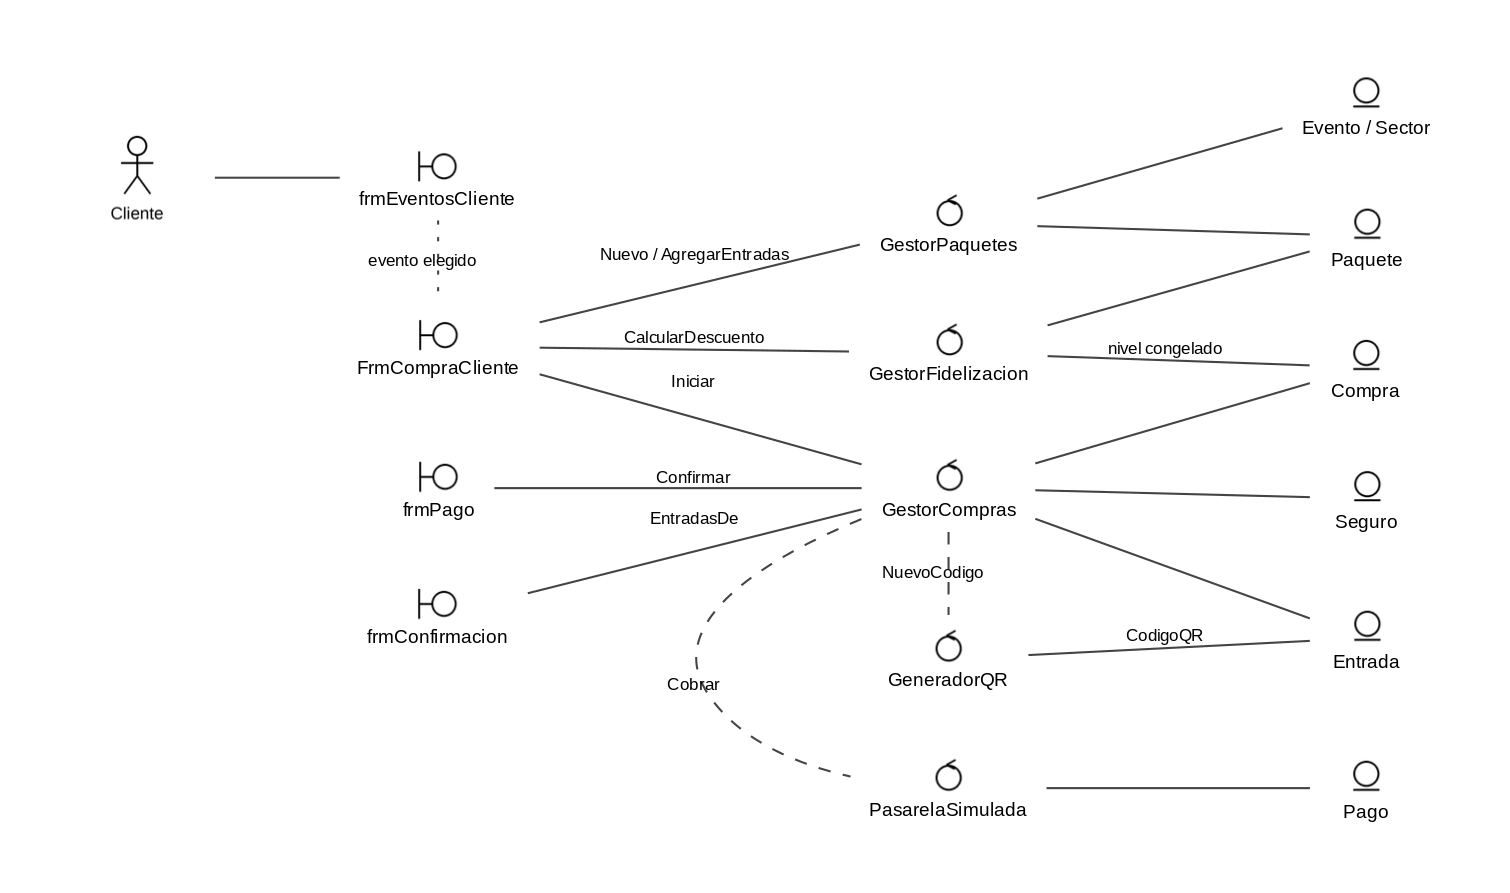

Python code for this plot:
# (f) Diagrama de robustez (ICONIX) de CU-01 - clases reales
import subprocess

def ico(archivo, texto):
    return (f'<<TABLE BORDER="0" CELLBORDER="0" CELLSPACING="0" CELLPADDING="1">'
            f'<TR><TD><IMG SRC="{archivo}"/></TD></TR>'
            f'<TR><TD><FONT POINT-SIZE="9">{texto}</FONT></TD></TR></TABLE>>')

B = lambda t: ico("ic_boundary.png", t)
C = lambda t: ico("ic_control.png", t)
E = lambda t: ico("ic_entity.png", t)

g = f'''
digraph ROB {{
  rankdir=LR; bgcolor=white; nodesep=0.28; ranksep=0.80; pad=0.4; splines=true;
  node [shape=plaintext, fontname="Liberation Sans", fontsize=9];
  edge [fontname="Liberation Sans", fontsize=8, color="#444444", arrowhead=none];

  cli [shape=none, label="", image="ac_cliente.png"];

  b1 [label={B("frmEventosCliente")}];
  b2 [label={B("FrmCompraCliente")}];
  b3 [label={B("frmPago")}];
  b4 [label={B("frmConfirmacion")}];

  c1 [label={C("GestorPaquetes")}];
  c2 [label={C("GestorFidelizacion")}];
  c3 [label={C("GestorCompras")}];
  c4 [label={C("PasarelaSimulada")}];
  c5 [label={C("GeneradorQR")}];

  e1 [label={E("Evento / Sector")}];
  e2 [label={E("Paquete")}];
  e3 [label={E("Compra")}];
  e4 [label={E("Entrada")}];
  e5 [label={E("Pago")}];
  e6 [label={E("Seguro")}];

  cli -> b1; b1 -> b2 [style=dotted, label="evento elegido"];
  b2 -> c1 [label="Nuevo / AgregarEntradas"];
  b2 -> c2 [label="CalcularDescuento"];
  b2 -> c3 [label="Iniciar"];
  b3 -> c3 [label="Confirmar"];
  b4 -> c3 [label="EntradasDe"];
  c1 -> e1; c1 -> e2;
  c2 -> e2; c2 -> e3 [label="nivel congelado"];
  c3 -> e3; c3 -> e4; c3 -> e6;
  c3 -> c4 [label="Cobrar", style=dashed];
  c3 -> c5 [label="NuevoCodigo", style=dashed];
  c4 -> e5;
  c5 -> e4 [label="CodigoQR"];
  {{rank=same; b1; b2; b3; b4;}}
  {{rank=same; c1; c2; c3; c4; c5;}}
}}
'''
open("d_robustez.dot","w").write(g)
subprocess.run(["dot","-Tpng","-Gdpi=150","d_robustez.dot","-o","d_robustez.png"],check=True)
print("ok")
